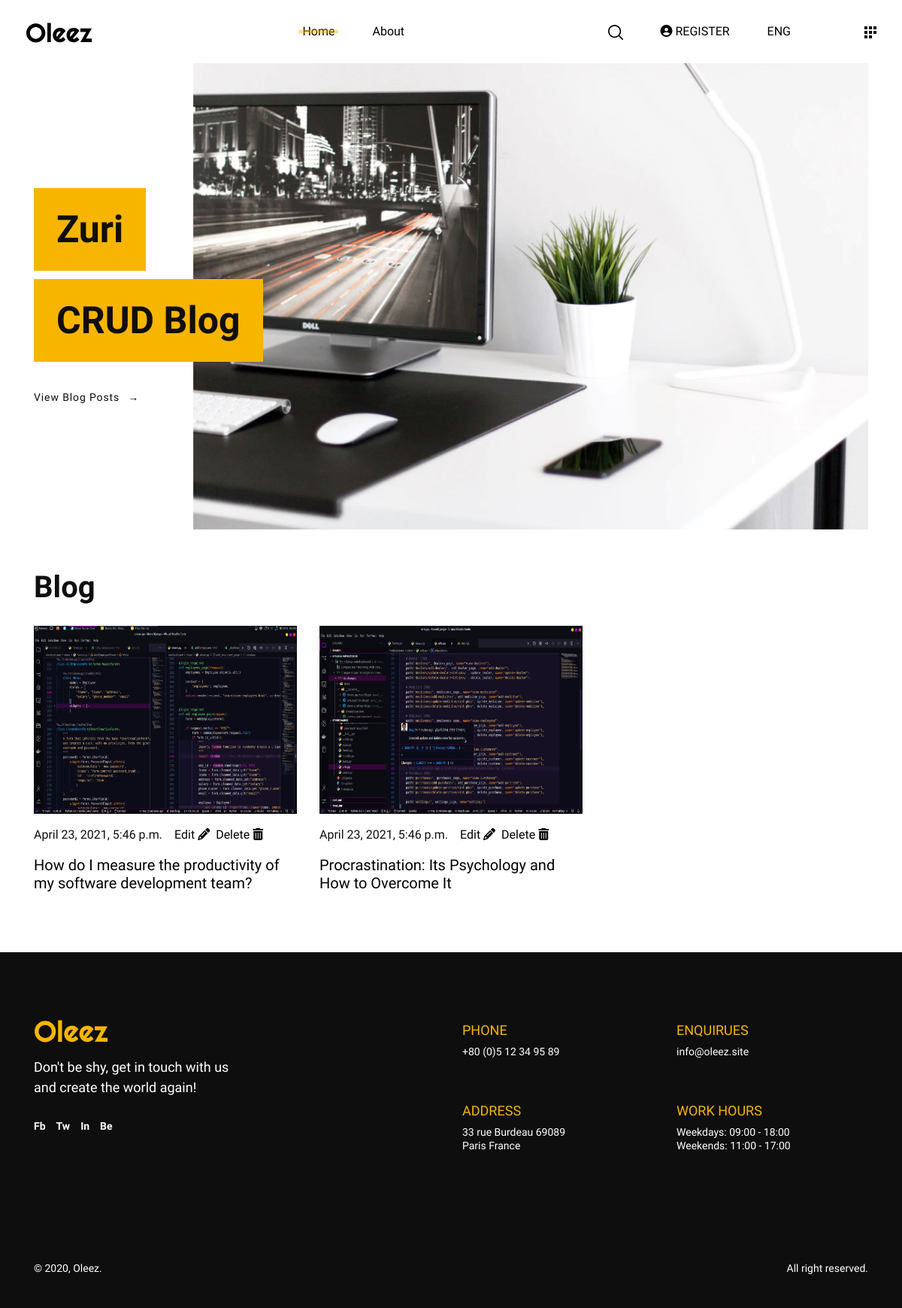
Before: / with the older database file.
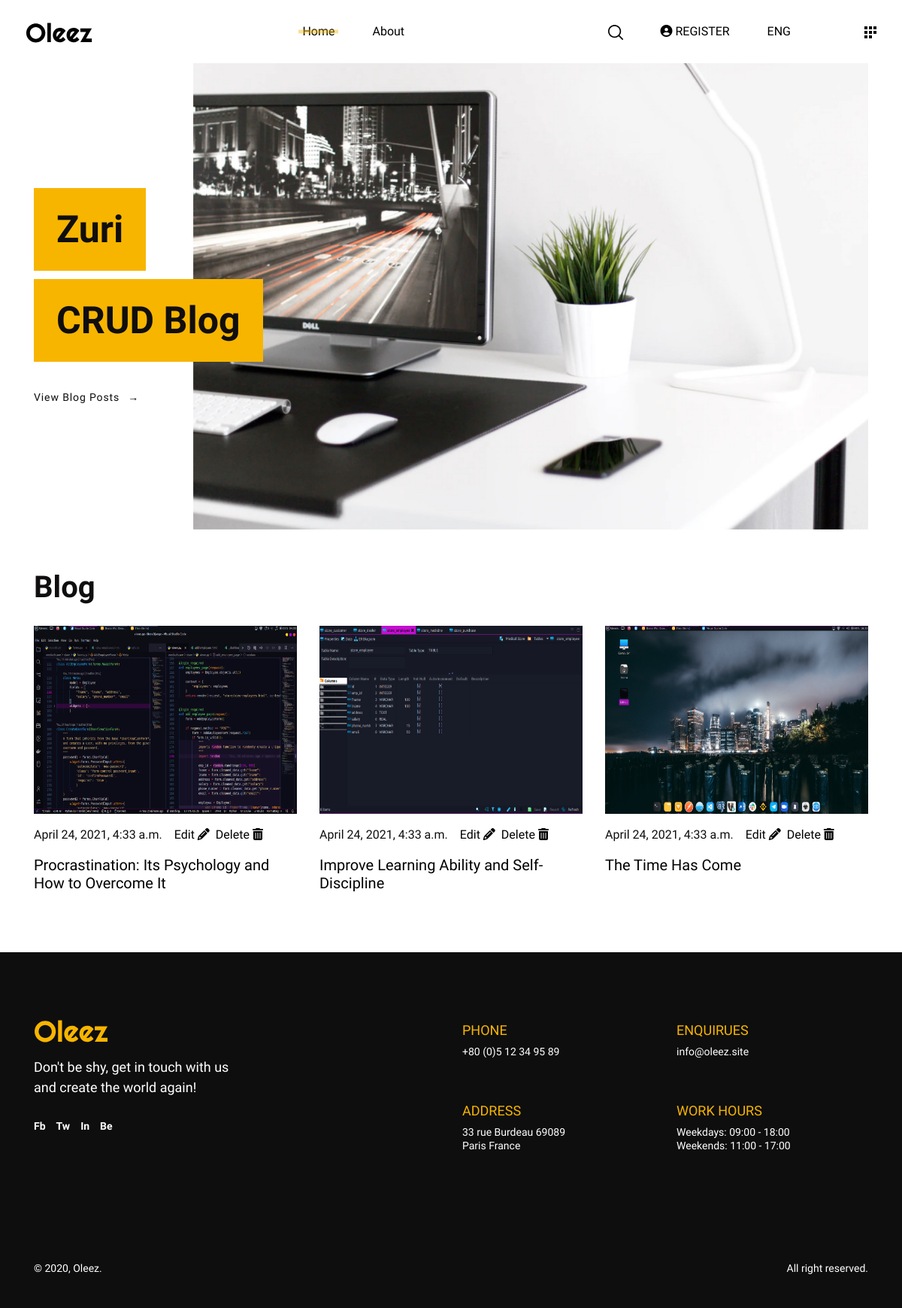
After: the same page with the newer database file.
### crud_blog/models.py (models this page shows, shortened)
class Article(models.Model):
    user = models.ForeignKey(User, on_delete=models.CASCADE)
    title = models.CharField(max_length=150)
    content = models.TextField()
    image = models.ImageField(upload_to="images/", blank=True, null=True)
    timestamp = models.DateTimeField(auto_now=False, auto_now_add=False)
    def get_absolute_url(self):
        return reverse("blog:article", kwargs={"pk": self.pk})
    def get_update_url(self):
        return reverse("blog:update", kwargs={"pk": self.pk})
    def get_confirm_delete_url(self):
        return reverse("blog:delete", kwargs={"pk": self.id})

### crud_blog/views.py (the view)
# urls.py: path('', home, name="home"),
def home(request):
    articles = Article.objects.all().order_by("-timestamp")[:3]
    context = {
        "articles": articles
    }
    return render(request, "crud_blog/index.html", context)

### crud_blog/templates/crud_blog/index.html (shortened to what this page needs)
{% extends "crud_blog/base.html" %}
{% load static %}
{% block content %}
<main>
  <section>
    <div class="container wow fadeIn">
      <div
        id="oleezLandingCarousel"
        class="oleez-landing-carousel carousel slide"
        data-ride="carousel"
      >
        <div class="carousel-inner" role="listbox">
          <div class="carousel-item active">
            <img
              src="{% static 'images/Banner_1@2x.jpg' %}"
              alt="First slide"
              class="w-100"
            />
            <div class="carousel-caption">
              <h2 data-animation="animated fadeInRight">
                <span>Zuri</span>
              </h2>
              <h2 data-animation="animated fadeInRight">
                <span>CRUD Blog</span>
              </h2>
              <a
                href="#blogPosts"
                class="carousel-item-link"
                data-animation="animated fadeInRight"
                >View Blog Posts</a
              >
            </div>
          </div>
        </div>
      </div>
    </div>
  </section>
  <section class="mt-4 mb-5" id="blogPosts">
    <div class="container">
        <h1 class="oleez-page-title wow fadeInUp">Blog</h1>
        <div class="row">
          {% for article in articles %}
          <div class="col-md-4 mb-4">
            <div class="blog-post-card wow fadeInUp">
                <div class="blog-post-thumbnail-wrapper">
                  {% if article.image %}
                    <img src="{{ article.image.url }}" alt="blog" width="350" height="250">
                  {% else %}
                    <img src="{% static 'images/' %}" alt="blog">
                  {% endif %}
                </div>
                  <div class="d-flex mt-3">
                    <p class="post-date mr-3">{{ article.timestamp }}</p>
                    <a href="{{ article.get_update_url }}" class="post-date text-black mr-2">
                        Edit <i class="fa fa-pencil" aria-hidden="true"></i>
                    </a>
                    <a href="{{ article.get_confirm_delete_url }}" class="post-date text-black">
                        Delete <i class="fa fa-trash" aria-hidden="true"></i>
                    </a>
                </div>
                <a style="color: black;" href="{{ article.get_absolute_url }}">
                    <h5 class="blog-post-title">{{ article.title }}</h5>
                </a>
            </div>
          </div>
          {% endfor %}
        </div>
    </div>
  </section>
</main>
{% endblock content %}

### crud_blog/templates/crud_blog/base.html (shortened to what this page needs)
{% load static %}
<!DOCTYPE html>
<html lang="en">
<head>
    <link rel="stylesheet" href="{% static "vendors/animate.css/animate.min.css" %}">
    <link rel="stylesheet" href="{% static "vendors/slick-carousel/slick.css" %}">
    <link rel="stylesheet" href="{% static "vendors/slick-carousel/slick-theme.css" %}">
    <link rel="stylesheet" href="{% static "css/style.css" %}">
</head>
<body>
    <header class="oleez-header">
        <nav class="navbar navbar-expand-lg navbar-light">
            <a class="navbar-brand" href="{% url "blog:home" %}"
            ><img src="{% static 'images/Logo_2.svg' %}" alt="Oleez"
            /></a>
            <div class="collapse navbar-collapse" id="oleezMainNav">
            <ul class="navbar-nav mx-auto mt-2 mt-lg-0">
                <li class="nav-item active">
                    <a class="nav-link" href="{% url 'blog:home' %}"
                        >Home <span class="sr-only">(current)</span></a
                    >
                </li>
                <li class="nav-item">
                    <a class="nav-link" href="{% url 'blog:about' %}">About</a>
                </li>
            </ul>
            <ul class="navbar-nav d-none d-lg-flex">
                <li class="nav-item">
                    <a class="nav-link nav-link-btn" href="#!" data-toggle="searchModal">
                        <img src="{% static 'images/search.svg' %}" alt="search" />
                    </a>
                </li>
                {% if not user.is_authenticated %}
                <li class="nav-item">
                    <a class="nav-link" href="{% url 'blog:register' %}">
                        <i class="fa fa-user-circle" aria-hidden="true"></i> REGISTER
                    </a>
                </li>
                {% endif %}
                <li class="nav-item dropdown">
                    <a
                        class="nav-link dropdown-toggle"
                        href="#!"
                        id="languageDropdown"
                        data-toggle="dropdown"
                        aria-haspopup="true"
                        aria-expanded="false"
                        >ENG</a
                    >
                </li>
                <li class="nav-item ml-5">
                <a
                    class="nav-link pr-0 nav-link-btn"
                    href="#!"
                    data-toggle="offCanvasMenu"
                >
                    <img
                    src="{% static 'images/social icon@2x.svg' %} "
                    alt="social-nav-toggle"
                    />
                </a>
                </li>
            </ul>
            </div>
        </nav>
    </header>
    {% block content %}
    {% endblock content %}
    <footer class="oleez-footer wow fadeInUp">
    <div class="container">
        <div class="footer-content">
        <div class="row">
            <div class="col-md-6">
            <img src="{% static 'images/Logo_1.svg' %}" alt="oleez" class="footer-logo" />
            <p class="footer-intro-text">
                Don't be shy, get in touch with us and create the world again!
            </p>
            <nav class="footer-social-links">
                <a href="#!">Fb</a>
                <a href="#!">Tw</a>
                <a href="#!">In</a>
                <a href="#!">Be</a>
            </nav>
            </div>
            <div class="col-md-6">
            <div class="row">
                <div class="col-md-6 footer-widget-text">
                <h6 class="widget-title">PHONE</h6>
                <p class="widget-content">+80 (0)5 12 34 95 89</p>
                </div>
                <div class="col-md-6 footer-widget-text">
                <h6 class="widget-title">ENQUIRUES</h6>
                <p class="widget-content">info@oleez.site</p>
                </div>
                <div class="col-md-6 footer-widget-text">
                <h6 class="widget-title">ADDRESS</h6>
                <p class="widget-content">
                    33 rue Burdeau 69089 <br />
                    Paris France
                </p>
                </div>
                <div class="col-md-6 footer-widget-text">
                <h6 class="widget-title">WORK HOURS</h6>
                <p class="widget-content">
                    Weekdays: 09:00 - 18:00 <br />
                    Weekends: 11:00 - 17:00
                </p>
                </div>
            </div>
            </div>
        </div>
        </div>
        <div class="footer-text">
        <p class="mb-md-0">
            © 2020, Oleez.
        </p>
        <p class="mb-0">All right reserved.</p>
        </div>
    </div>
    </footer>
</body>
</html>

### crud_blog/templates/crud_blog/index.html (style rules this page uses)
a.post-date { color: #000 !important; font-size: 16px; }

Changed rows visible on the page:
removed Article: image (picture), timestamp "April 23, 2021, 5:46 p.m.", title "How do I measure the productivity of my software development team?"
removed Article: image (picture), timestamp "April 23, 2021, 5:46 p.m.", title "Procrastination: Its Psychology and How to Overcome It"
added Article: image (picture), timestamp "April 24, 2021, 4:33 a.m.", title "Procrastination: Its Psychology and How to Overcome It"
added Article: image (picture), timestamp "April 24, 2021, 4:33 a.m.", title "Improve Learning Ability and Self-Discipline"
added Article: image (picture), timestamp "April 24, 2021, 4:33 a.m.", title "The Time Has Come"
